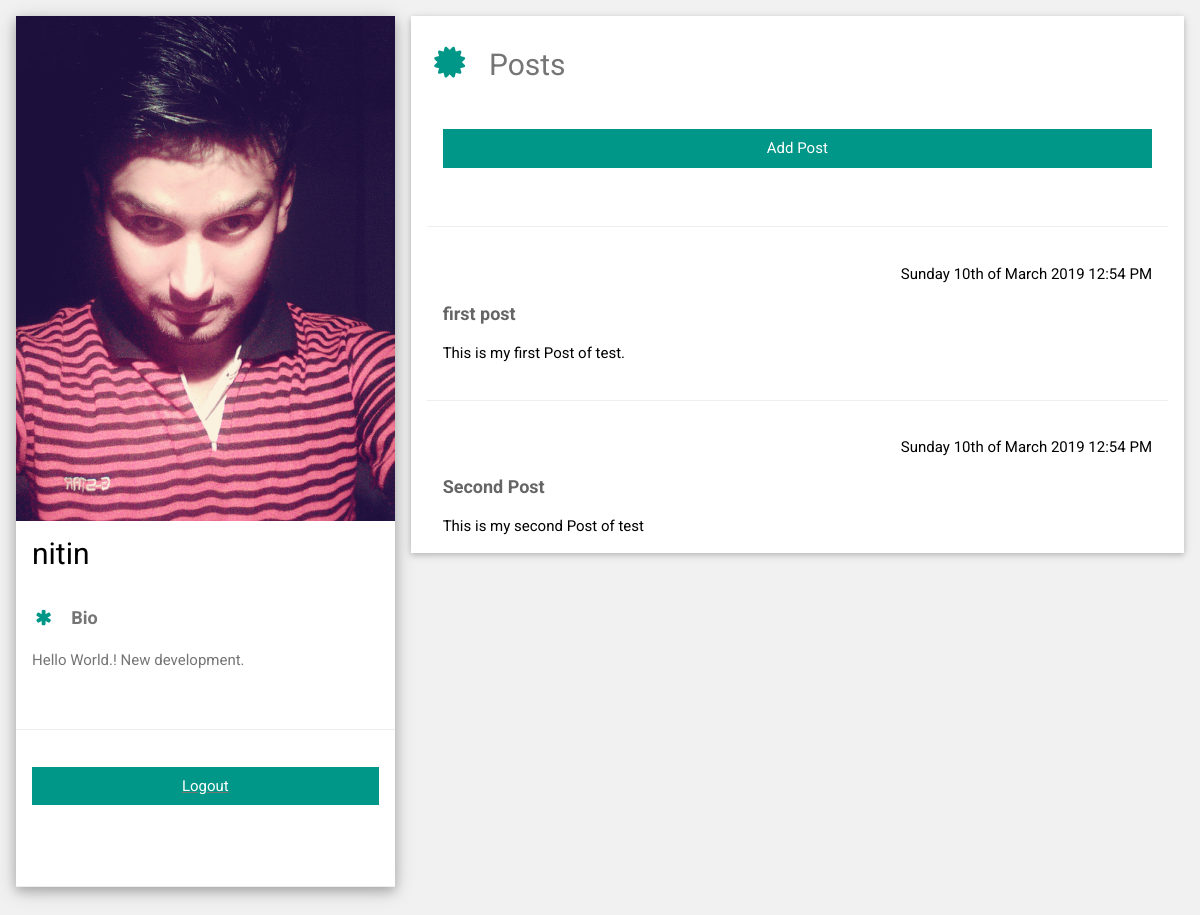
The app's page /profile.php (signed in) with its own data.
### tables this page shows
CREATE TABLE `blog` (
  `id` int(20) NOT NULL,
  `title` varchar(500) NOT NULL,
  `blog` longtext NOT NULL,
  `time` varchar(200) NOT NULL,
  `author` varchar(500) NOT NULL
);

### profile.php (the view, shortened to what this page needs)
<?php
require_once 'connection.php';
?>
<!DOCTYPE html>
<html>
<link rel="stylesheet" href="style.css">
<link rel="stylesheet" href="https://cdnjs.cloudflare.com/ajax/libs/font-awesome/4.7.0/css/font-awesome.min.css">
<body class="w3-light-grey">
<div class="w3-content w3-margin-top" style="max-width:1400px;">
    <div class="w3-row-padding">
        <div class="w3-third">
            <div class="w3-white w3-text-grey w3-card-4">
                <div class="w3-display-container">
                    <img src="<?= $_SESSION['filename']?>" style="width:100%" alt="Avatar">
                </div>
                <div class="w3-display w3-container w3-text-black">
                    <h2><?=$_SESSION['username'] ?></h2>
                </div>
                <div class="w3-container">
                    <p class="w3-large"><b><i class="fa fa-asterisk fa-fw w3-margin-right w3-text-teal"></i>Bio</b></p>
                    <p><?=$_SESSION['bio'] ?></p>
                    <br>
                </div><hr>
                <div class="w3-container">
                      <a href="logout.php">  <button class="w3-button w3-block w3-green w3-section w3-padding">Logout</button> </a>
                    <br>
                </div>
                <br><hr>
            </div><br>
        </div>
        <div class="w3-twothird">
            <div class="w3-container w3-card w3-white">
                <h2 class="w3-text-grey w3-padding-16"><i class="fa fa-certificate fa-fw w3-margin-right w3-xxlarge w3-text-teal"></i>Posts</h2>
                <div class="w3-container">
                    <button onclick="document.getElementById('id21').style.display='block'" class="w3-button w3-block w3-green w3-section w3-padding">Add Post</button>
                    <br>
                </div>
                <?php
                $auth=$_SESSION['username'];
                $sql = "SELECT * FROM blog WHERE author='$auth'";
                $result = $conn->query($sql);
                if ($result->num_rows > 0) {
                    while($row = $result->fetch_assoc()) {
                       ?>
                        <hr>
                        <div class="w3-container">
                            <p style="text-align: right;"><?=$row['time'] ?></p>
                            <h5 class="w3-opacity"><b><?= $row["title"]?></b></h5>
                            <p><?=$row['blog'] ?></p>
                            </div>
            <?php        }
                } else {
                    echo "0 Posts";
                }
                ?>
            </div>
        </div>
    </div>
</div>
</body>
</html>

### style.css (style rules this page uses)
html { box-sizing:border-box }
*,*:before,*:after { box-sizing:inherit }
html { -ms-text-size-adjust:100%;-webkit-text-size-adjust:100% }
body { margin:0 }
a { background-color:transparent;-webkit-text-decoration-skip:objects }
img { border-style:none }
hr { box-sizing:content-box;height:0;overflow:visible }
button,input,select,textarea { font:inherit;margin:0 }
button,input { overflow:visible }
button,select { text-transform:none }
button,html [type=button],[type=reset],[type=submit] { -webkit-appearance:button }
html,body { font-family:Verdana,sans-serif;font-size:15px;line-height:1.5 }
html { overflow-x:hidden }
h2 { font-size:30px }
h5 { font-size:18px }
h1,h2,h3,h4,h5,h6 { font-family:"Segoe UI",Arial,sans-serif;font-weight:400;margin:10px 0 }
hr { border:0;border-top:1px solid #eee;margin:20px 0 }
img { vertical-align:middle }
a { color:inherit }
.w3-btn,.w3-button { border:none;display:inline-block;padding:8px 16px;vertical-align:middle;overflow:hidden;text-decoration:none;color:inherit;background-color:inherit;text-align:center;cursor:pointer;white-space:nowrap }
.w3-btn,.w3-button { -webkit-touch-callout:none;-webkit-user-select:none;-khtml-user-select:none;-moz-user-select:none;-ms-user-select:none;user-select:none }
.w3-tooltip,.w3-display-container { position:relative }
.w3-block { display:block;width:100% }
.w3-container:after,.w3-container:before,.w3-panel:after,.w3-panel:before,.w3-row:after,.w3-row:before,.w3-row-padding:after,.w3-row-padding:before, .w3-cell-row:before,.w3-cell-row:after,.w3-clear:after,.w3-clear:before,.w3-bar:before,.w3-bar:after { content:"";display:table;clear:both }
.w3-col,.w3-half,.w3-third,.w3-twothird,.w3-threequarter,.w3-quarter { float:left;width:100% }
@media (min-width:601px) { .w3-col.m4,.w3-third { width:33.33333% } }
@media (min-width:601px) { .w3-col.m8,.w3-twothird { width:66.66666% } }
.w3-content,.w3-auto { margin-left:auto;margin-right:auto }
.w3-content { max-width:980px }
.w3-row-padding,.w3-row-padding>.w3-half,.w3-row-padding>.w3-third,.w3-row-padding>.w3-twothird,.w3-row-padding>.w3-threequarter,.w3-row-padding>.w3-quarter,.w3-row-padding>.w3-col { padding:0 8px }
.w3-container,.w3-panel { padding:0.01em 16px }
.w3-card,.w3-card-2 { box-shadow:0 2px 5px 0 rgba(0,0,0,0.16),0 2px 10px 0 rgba(0,0,0,0.12) }
.w3-card-4,.w3-hover-shadow:hover { box-shadow:0 4px 10px 0 rgba(0,0,0,0.2),0 4px 20px 0 rgba(0,0,0,0.19) }
.w3-opacity,.w3-hover-opacity:hover { opacity:0.60 }
.w3-large { font-size:18px!important }
.w3-xxlarge { font-size:36px!important }
.w3-section,.w3-code { margin-top:16px!important;margin-bottom:16px!important }
.w3-margin-top { margin-top:16px!important }
.w3-margin-right { margin-right:16px!important }
.w3-padding { padding:8px 16px!important }
.w3-padding-16 { padding-top:16px!important;padding-bottom:16px!important }
.w3-green,.w3-hover-green:hover { color:#fff!important;background-color:#009688!important }
.w3-white,.w3-hover-white:hover { color:#000!important;background-color:#fff!important }
.w3-light-grey,.w3-hover-light-grey:hover,.w3-light-gray,.w3-hover-light-gray:hover { color:#000!important;background-color:#f1f1f1!important }
.w3-text-teal,.w3-hover-text-teal:hover { color:#009688!important }
.w3-text-black,.w3-hover-text-black:hover { color:#000!important }
.w3-text-grey,.w3-hover-text-grey:hover,.w3-text-gray,.w3-hover-text-gray:hover { color:#757575!important }

### profile.php (style rules this page uses)
html,body,h1,h2,h3,h4,h5,h6 { font-family: "Roboto", sans-serif }

### records on screen
blog: time "Sunday 10th of March 2019 12:54 PM", title "first post", blog "This is my first Post of test."
blog: time "Sunday 10th of March 2019 12:54 PM", title "Second Post", blog "This is my second Post of test"

### other values on screen
$_SESSION['username'] "nitin"
$_SESSION['bio'] "Hello World.! New development."
